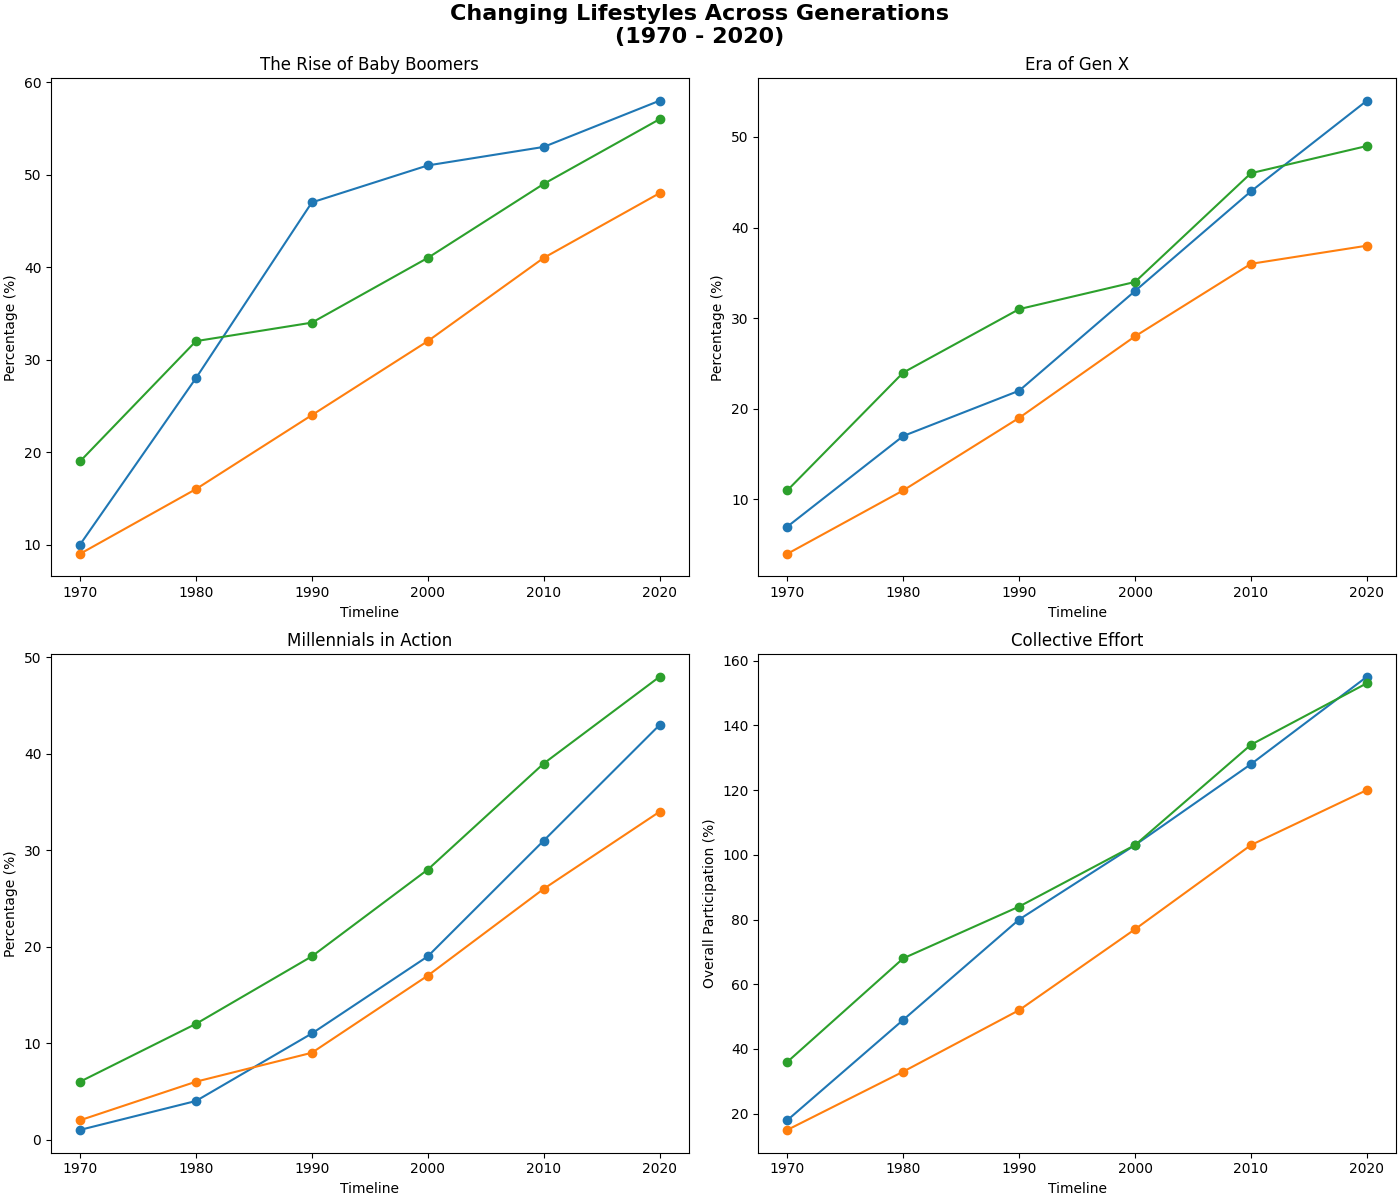

Write the Python code that produced this figure.
import matplotlib.pyplot as plt
import numpy as np

years = np.arange(1970, 2021, 10)

# Randomly altered values within original data structure constraints
recycling_boomers = [10, 28, 47, 51, 53, 58]
volunteering_boomers = [9, 16, 24, 32, 41, 48]
fitness_boomers = [19, 32, 34, 41, 49, 56]

recycling_genx = [7, 17, 22, 33, 44, 54]
volunteering_genx = [4, 11, 19, 28, 36, 38]
fitness_genx = [11, 24, 31, 34, 46, 49]

recycling_millennials = [1, 4, 11, 19, 31, 43]
volunteering_millennials = [2, 6, 9, 17, 26, 34]
fitness_millennials = [6, 12, 19, 28, 39, 48]

fig, axs = plt.subplots(2, 2, figsize=(14, 12), constrained_layout=True)

axs[0, 0].plot(years, recycling_boomers, marker='o')
axs[0, 0].plot(years, volunteering_boomers, marker='o')
axs[0, 0].plot(years, fitness_boomers, marker='o')
axs[0, 0].set_title('The Rise of Baby Boomers')
axs[0, 0].set_xlabel('Timeline')
axs[0, 0].set_ylabel('Percentage (%)')

axs[0, 1].plot(years, recycling_genx, marker='o')
axs[0, 1].plot(years, volunteering_genx, marker='o')
axs[0, 1].plot(years, fitness_genx, marker='o')
axs[0, 1].set_title('Era of Gen X')
axs[0, 1].set_xlabel('Timeline')
axs[0, 1].set_ylabel('Percentage (%)')

axs[1, 0].plot(years, recycling_millennials, marker='o')
axs[1, 0].plot(years, volunteering_millennials, marker='o')
axs[1, 0].plot(years, fitness_millennials, marker='o')
axs[1, 0].set_title('Millennials in Action')
axs[1, 0].set_xlabel('Timeline')
axs[1, 0].set_ylabel('Percentage (%)')

axs[1, 1].plot(years, np.array(recycling_boomers) + np.array(recycling_genx) + np.array(recycling_millennials), marker='o')
axs[1, 1].plot(years, np.array(volunteering_boomers) + np.array(volunteering_genx) + np.array(volunteering_millennials), marker='o')
axs[1, 1].plot(years, np.array(fitness_boomers) + np.array(fitness_genx) + np.array(fitness_millennials), marker='o')
axs[1, 1].set_title('Collective Effort')
axs[1, 1].set_xlabel('Timeline')
axs[1, 1].set_ylabel('Overall Participation (%)')

fig.suptitle('Changing Lifestyles Across Generations\n(1970 - 2020)', weight='bold', size=16)

plt.show()
